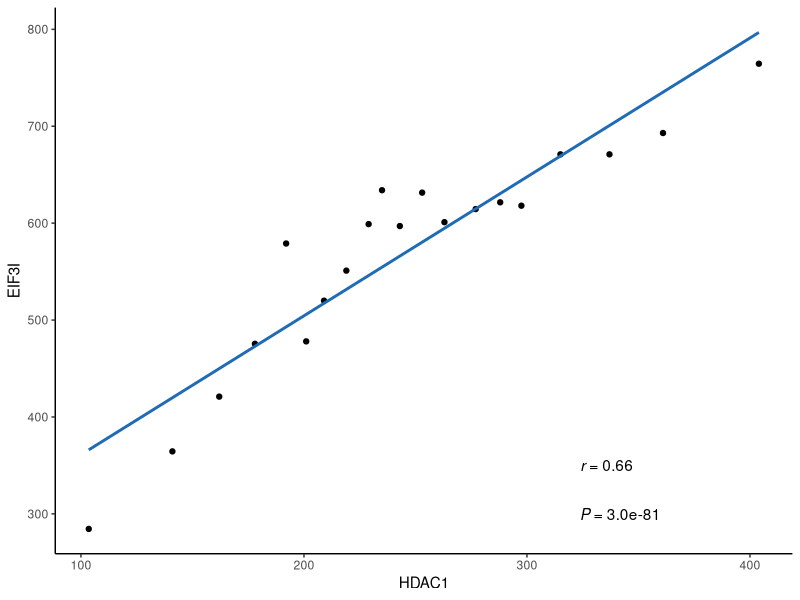
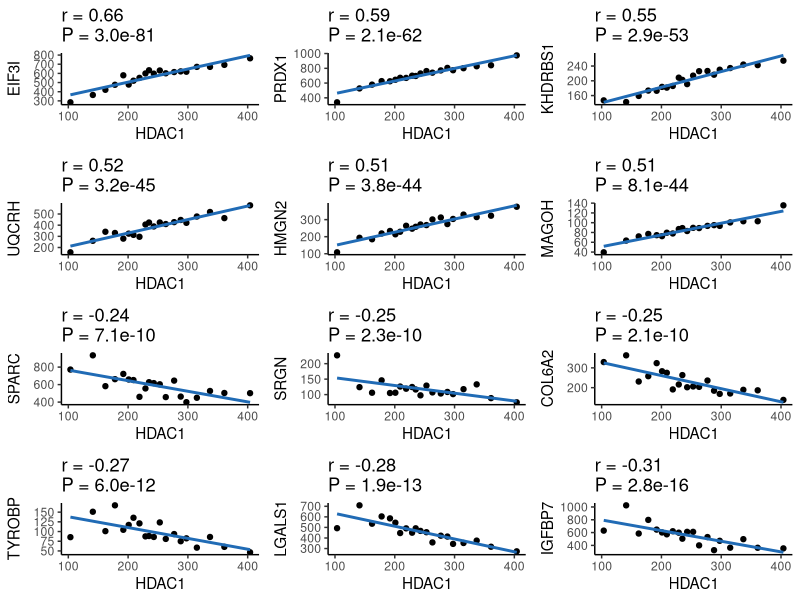
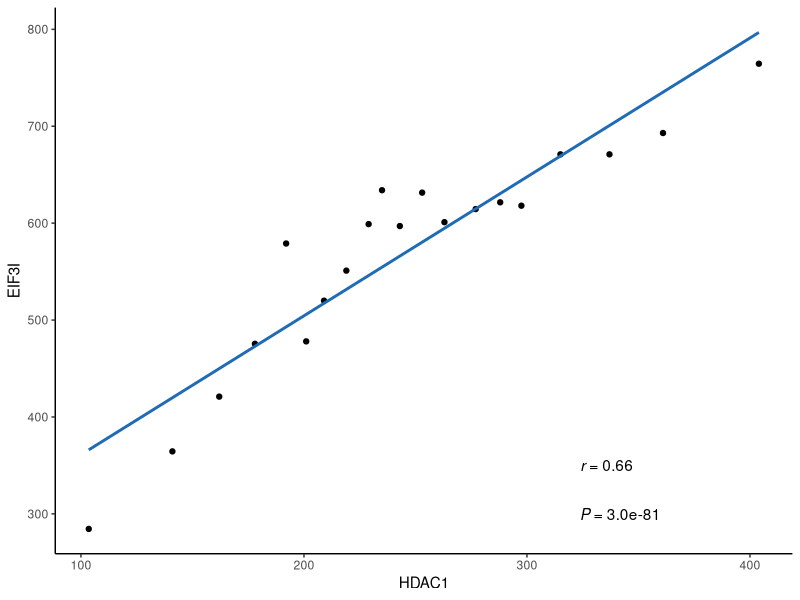
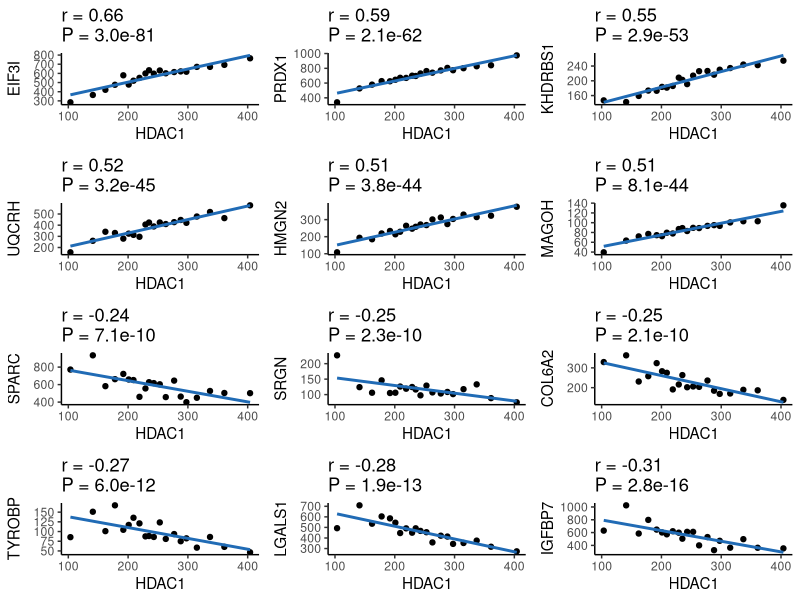

Source code (R) for these figures, in order:
## ---- chunk 1
knitr::opts_chunk$set(echo = TRUE)
# 设置knitr的全局代码块选项 / Set global chunk options for knitr
## ---- chunk 2
# 设置国内镜像源以加速R包下载 / Set domestic mirror to speed up package installation
# options("repos"= c(CRAN="https://mirrors.tuna.tsinghua.edu.cn/CRAN/"))  # 清华大学CRAN镜像 / Tsinghua University CRAN mirror
# options(BioC_mirror="http://mirrors.ustc.edu.cn/bioc/")  # 中科大Bioconductor镜像 / USTC Bioconductor mirror

# 加载必要的R包 / Load required packages
library(reshape2)   # 数据重塑工具（如宽表转长表） / Data reshaping tools (e.g., wide to long format)
library(ggplot2)    # 高级数据可视化 / Advanced data visualization
library(cowplot)    # 提供图形排版功能 / Enhanced plot arrangement tools
library(plyr)       # 数据分割-应用-合并工具 / Tools for splitting-applying-combining data

# 设置环境语言为英文（显示英文错误信息） / Set system language to English (for English error messages)
Sys.setenv(LANGUAGE = "en") 

# 防止字符串自动转换为因子 / Prevent automatic conversion of strings to factors
options(stringsAsFactors = FALSE)  
## ---- chunk 3
# 设置目标基因 / Set target gene symbol
symbol <- "HDAC1"  # 这里以组蛋白去乙酰化酶1基因为例 / Example: Histone Deacetylase 1 gene

# 设置选取的Top基因数量 / Set number of top genes to select
topnumber = 6  # 选取正相关和负相关各Top 6的基因 / Select top 6 positively and negatively correlated genes

# 绘图设置：通过将基因表达水平分组到等大小的区间来绘制特殊点
# Plot settings: Group gene expression levels into equally sized bins for special points
pointnumber = 20  # 设置每个区间包含20个点 / Set 20 points per bin

# 可选：不使用分组区间的绘图方式
# Alternative: Plot without binning
# pointnumber = NULL  # 取消分组区间设置 / Disable binning
## ---- chunk 4
# 读取TCGA表达数据 / Read TCGA expression data
# 从CSV文件读取表达矩阵，第一列作为行名 / Read expression matrix from CSV file, using first column as row names
tcga_expr <- read.csv("easy_input.csv", row.names = 1)

# 查看数据前3行和前3列 / Display first 3 rows and first 3 columns
# 用于快速检查数据格式和内容 / Quick check of data format and content
tcga_expr[1:3, 1:3]
## ---- chunk 5
# 获取目标基因的表达数据 / Extract expression data of target gene
# 从表达矩阵中提取目标基因(symbol)的表达值 / Get expression values of target gene from expression matrix
target.exps <- tcga_expr[symbol,]

# 获取其他基因的表达数据 / Extract expression data of other genes
# 从表达矩阵中移除目标基因所在行 / Remove target gene row from expression matrix
other.expr <- tcga_expr[-which(rownames(tcga_expr)==symbol),]

# 计算Pearson相关系数 / Calculate Pearson correlation
# 转置矩阵后计算各基因与目标基因的相关性 / Transpose matrix and calculate correlation with target gene
sgcor <- as.data.frame(cor(t(other.expr), t(target.exps))) #默认pearson / Default is Pearson
colnames(sgcor) <- "r_pearson"  # 重命名列 / Rename column

# 计算Pearson相关系数的p值（耗时操作） / Calculate p-values for Pearson correlation (time-consuming)
sgcor$pval_pearson <- apply(other.expr, 1, function(x) (cor.test(x, t(target.exps))$p.value))


# 计算Spearman相关系数 / Calculate Spearman correlation
sgcor_spearman <- as.data.frame(cor(t(other.expr), t(target.exps), method = "spearman"))
colnames(sgcor_spearman) <- "r_spearman"  # 重命名列 / Rename column
sgcor_spearman$pval_spearman <- apply(other.expr, 1, function(x)(cor.test(x, t(target.exps), method = "spearman")$p.value))

# 合并两种相关系数结果 / Combine both correlation results
cors <- cbind(sgcor, sgcor_spearman)
cors$gene <- rownames(other.expr)  # 添加基因名列 / Add gene name column
head(cors)  # 查看前几行结果 / Preview results

# 筛选有效结果（去除NA值） / Filter valid results (remove NAs)
newcor <- cors[!(is.na(cors$r_pearson)),]
dim(newcor)  # 查看剩余基因数量 / Check remaining gene count

# 按Pearson相关系数排序 / Sort by Pearson correlation coefficient
sortcor <- newcor[order(newcor$r_pearson, newcor$r_spearman, decreasing = T),]

# 提取Top相关基因 / Extract top correlated genes
# 获取正相关Top6和负相关Top6 / Get top 6 positive and negative correlated genes
topcor <- sortcor[c(1:topnumber, #正相关Top 6 / Top 6 positive
                   (nrow(sortcor) - topnumber + 1):nrow(sortcor)),] #负相关Top 6 / Top 6 negative
rownames(topcor)  # 显示Top基因名 / Show top gene names

# 准备可视化数据 / Prepare visualization data
genes <- c(symbol,rownames(topcor))  # 合并目标基因和Top相关基因 / Combine target and top genes
genesexps <- as.data.frame(t(tcga_expr[genes,]))  # 转置表达矩阵 / Transpose expression matrix
sortgenesexps <- genesexps[order(genesexps[,1]),]  # 按目标基因表达量排序 / Sort by target gene expression
samplenum <- nrow(sortgenesexps)  # 获取样本数量 / Get sample count
## ---- chunk 6
# 设置绘图点数 / Set number of points for plotting
# 如果未指定pointnumber，则使用所有样本 / If pointnumber is NULL, use all samples
if(is.null(pointnumber)){
  pointnumber = samplenum
}

# 将样本分组为等大小的区间 / Group samples into equally sized bins
# 创建分组因子变量 / Create grouping factor variable
group <- as.integer(cut(1:samplenum, 
                       breaks = c(seq(from = 0.5, to = samplenum, 
                                     by = samplenum/pointnumber), 
                                 samplenum + 0.5)))

# 初始化数据框用于存储结果 / Initialize dataframe for storing results
ddf <- data.frame(row.names = 1:pointnumber)

# 计算每个基因在每个区间的中位数表达值 / Calculate median expression for each gene in each bin
for(i in 1:(1 + topnumber*2)){  # 遍历目标基因和所有top基因 / Loop through target and top genes
  ddf <- cbind(ddf, tapply(sortgenesexps[,i], group, median))
}

# 设置列名 / Set column names
colnames(ddf) <- c(symbol, topcor$gene)

# 转换数据为长格式便于ggplot绘图 / Melt data to long format for ggplot
mddf <- melt(ddf, id.vars = symbol)

# 添加相关系数和p值信息 / Add correlation coefficients and p-values
# 使用Pearson相关结果 / Using Pearson correlation results
# 如需Spearman结果，可替换为r_spearman和pval_spearman / For Spearman, replace with r_spearman and pval_spearman
mddf$r <- topcor[mddf$variable, ]$r_pearson
mddf$P <- topcor[mddf$variable, ]$pval_pearson
## ---- chunk 7
# 选择特定基因的数据 / Select data for specific gene
friend <- "EIF3I"  # 设置要分析的基因 / Set gene to analyze
df <- mddf[mddf$variable == friend,]  # 筛选该基因的数据 / Filter data for this gene

# 格式化相关系数r的显示 / Format correlation coefficient r display
# 创建斜体r值和数值的表达式 / Create expression with italic r and value
rvalue <- as.character(as.expression(substitute(~~italic(r)~"="~rvalue, list(rvalue = format(round(unique(df$r),2), nsmall= 2)))))

# 格式化p值的显示 / Format p-value display
# 创建斜体P值和科学计数法数值的表达式 / Create expression with italic P and scientific notation
pvalue <- as.character(as.expression(substitute(~~italic(P)~"="~pvalue, list(pvalue = format(sprintf("%1.1e", unique(df$P)), nsmall= 2)))))

# 绘制散点图 / Create scatter plot
ggplot(df, aes_string(x = symbol, y = "value")) +
  geom_point() +  # 添加散点 / Add points
  ylab(friend) +  # 设置y轴标签为基因名 / Set y-axis label as gene name
  theme_classic() +  # 使用经典主题 / Use classic theme
  
  # 添加统计注释 / Add statistical annotations
  # 需要根据数据范围调整x,y坐标位置 / Need to adjust x,y positions based on data range
  annotate("text", x = 334, y = 350, label = rvalue, parse = TRUE) +  # 添加r值 / Add r value
  annotate("text", x = 340, y = 300, label = pvalue, parse = TRUE) +  # 添加p值 / Add p value
  
  # 添加线性回归线 / Add linear regression line
  geom_smooth(method = "lm", se = FALSE, colour = "#206BB5")  # 蓝色回归线 / Blue regression line

# 保存图形 / Save plot
ggsave(paste0(symbol, "_", friend, ".pdf"))  # 输出PDF文件 / Output PDF file
## ---- chunk 8
# 使用dlply按基因拆分数据并创建多个ggplot对象
# Split data by gene using dlply and create multiple ggplot objects
# 对mddf数据框按variable(基因名)分组，为每个基因创建一个散点图
# Group mddf dataframe by variable (gene name), create scatter plot for each gene
plist <- dlply(mddf, .(variable), function(trig) {
  ggplot(trig, aes_string(x = symbol, y = "value")) +
    geom_point() +  # 添加散点 / Add scatter points
    ylab(unique(trig$variable)) +  # 设置y轴标签为当前基因名 / Set y-axis label to current gene name
    theme_classic() +  # 使用简洁的经典主题 / Use clean classic theme
    
    # 添加标题显示相关系数和p值
    # Add title showing correlation coefficient and p-value
    ggtitle(paste0("r = ", round(unique(trig$r), 2),  # 显示r值并保留2位小数 / Show r rounded to 2 decimal places
            "\nP = ", sprintf("%1.1e", unique(trig$P)))) +  # 显示科学计数法p值 / Show p-value in scientific notation
    
    # 添加线性回归线(蓝色，无置信区间)
    # Add linear regression line (blue, no confidence interval)
    geom_smooth(method = "lm", se = FALSE, colour = "#206BB5")
})

# 使用cowplot包的plot_grid将所有图形排列成网格
# Arrange all plots into grid using plot_grid from cowplot package
pg <- plot_grid(
  plotlist = plist,  # 图形列表 / List of plots
  ncol = 3,  # 每行3个图 / 3 plots per row
  align = "hv"  # 水平和垂直对齐 / Align horizontally and vertically
)

# 显示组合后的图形
# Display combined plot
pg

# 保存图形为PDF文件
# Save plot as PDF file
filename <- paste0(symbol, "_cor.pdf")  # 生成文件名(如"HDAC1_cor.pdf") / Generate filename (e.g., "HDAC1_cor.pdf")
ggsave(
  filename, 
  width = 8,  # 宽度8英寸 / Width 8 inches
  height = 10  # 高度10英寸 / Height 10 inches
)
## ---- chunk 9
sessionInfo()
